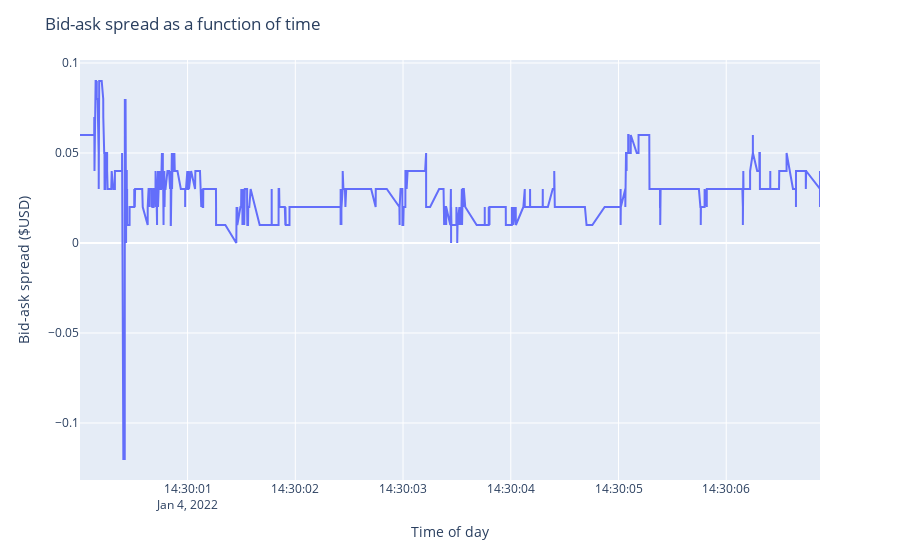

Notebook code cell kept with this figure:
### Code cell
quotes_spread = aapl_quotes["ask_price"] - aapl_quotes["bid_price"]
spread_plot = px.line(aapl_quotes, x=aapl_quotes.index, y=quotes_spread)
spread_plot.update_layout(
    title="Bid-ask spread as a function of time",
    xaxis_title="Time of day",
    yaxis_title="Bid-ask spread ($USD)"
)

### Figure 1 — Plotly figure (JSON) as saved in the notebook; plotly's stock layout.template omitted (floating-point values rounded to 4 significant figures; data arrays with more than 128 entries replaced by an {"elided": "..."} marker saying what was removed)
{"data": [{"hovertemplate": "timestamp=%{x}<br>y=%{y}<extra></extra>", "legendgroup": "", "line": {"color": "#636efa", "dash": "solid"}, "marker": {"symbol": "circle"}, "mode": "lines", "name": "", "orientation": "v", "showlegend": false, "type": "scatter", "x": {"elided": "1000 str values"}, "xaxis": "x", "y": {"elided": "1000 float values"}, "yaxis": "y"}], "layout": {"legend": {"tracegroupgap": 0}, "margin": {"t": 60}, "title": {"text": "Bid-ask spread as a function of time"}, "xaxis": {"anchor": "y", "domain": [0, 1], "title": {"text": "Time of day"}}, "yaxis": {"anchor": "x", "domain": [0, 1], "title": {"text": "Bid-ask spread ($USD)"}}}}
